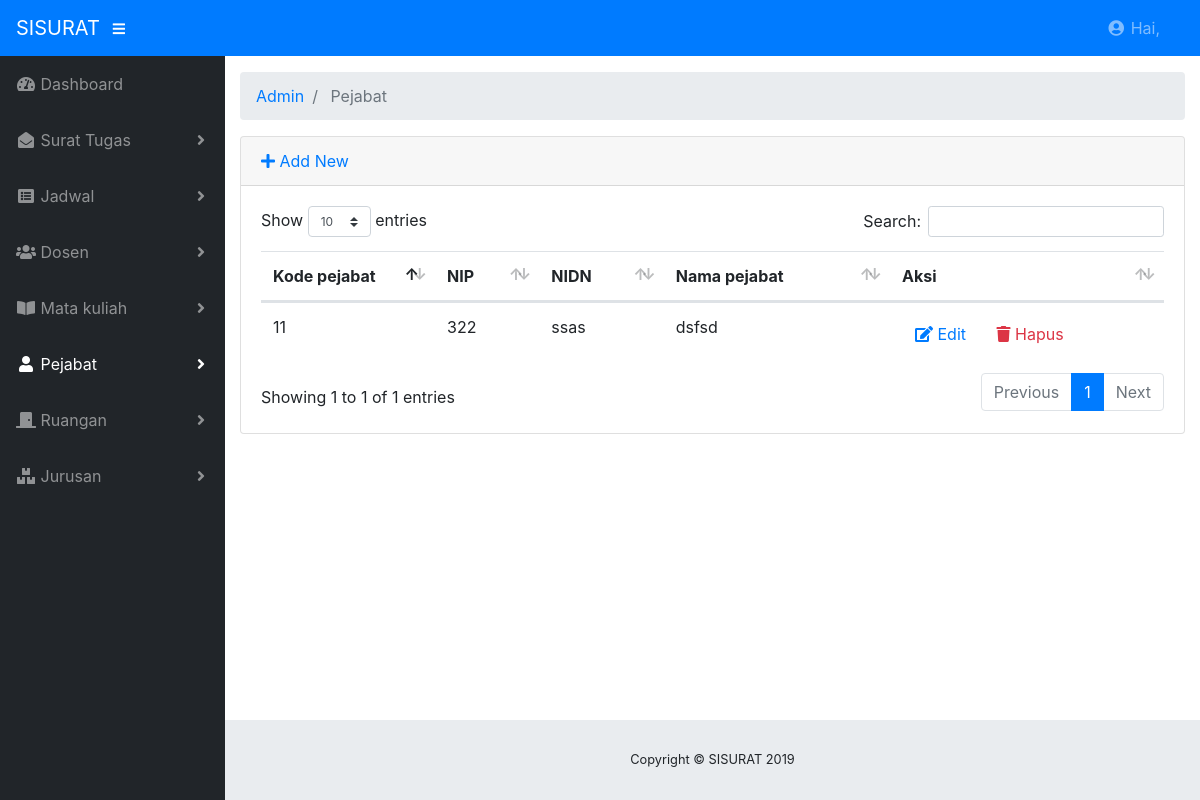
The page /index.php/admin/pejabat on the database as committed earlier.
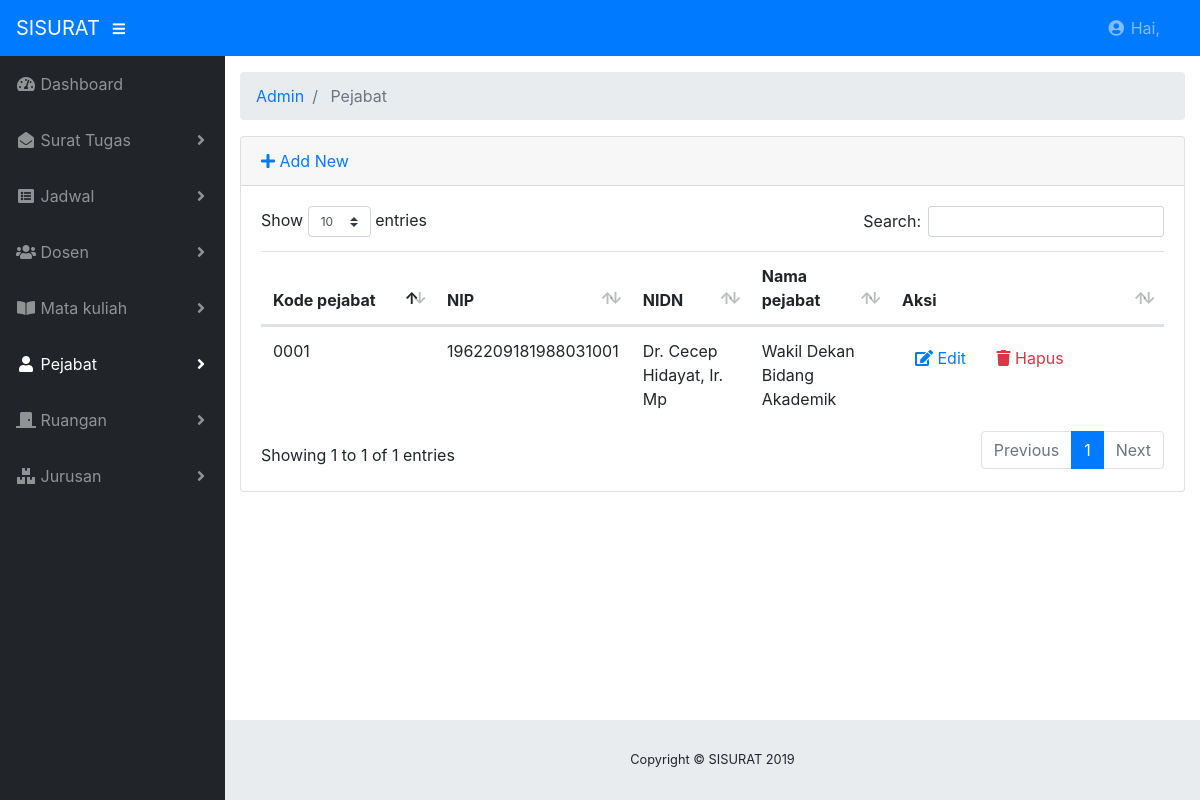
The same page on the database as committed later.
### tables this page shows
CREATE TABLE `pejabat` (
  `kode_pejabat` varchar(100) NOT NULL,
  `nip` bigint(25) NOT NULL,
  `nama` varchar(100) NOT NULL,
  `jabatan` varchar(100) NOT NULL
);

### application/controllers/admin/Pejabat.php (called while the page is built, shortened)
<?php
class Pejabat extends CI_Controller
{
    public function __construct()
    {
        $this->load->model("pejabat_model");
        $this->load->library('form_validation');
    }
    public function index()
    {
        $data["pejabat"] = $this->pejabat_model->getAll();
        $this->load->view("admin/pejabat/list", $data);
    }
}

### index.php (called while the page is built, shortened)
<?php
require_once BASEPATH.'core/CodeIgniter.php';

### application/models/Pejabat_model.php (called while the page is built, shortened)
<?php defined('BASEPATH') OR exit('No direct script access allowed');
class Pejabat_model extends CI_Model
{
    private $_table = "pejabat";
    public function getAll()
    {
        return $this->db->get($this->_table)->result();
    }
}

### application/views/admin/pejabat/list.php (the view, shortened to what this page needs)
<!DOCTYPE html>
<html lang="en">
<head>
	<?php $this->load->view("admin/_partials/head.php") ?>
</head>
<body id="page-top">
	<?php $this->load->view("admin/_partials/navbar.php") ?>
	<div id="wrapper">
		<?php $this->load->view("admin/_partials/sidebar.php") ?>
		<div id="content-wrapper">
			<div class="container-fluid">
				<?php $this->load->view("admin/_partials/breadcrumb.php") ?>
				<div class="card mb-3">
					<div class="card-header">
						<a href="<?php echo site_url('admin/pejabat/add') ?>"><i class="fas fa-plus"></i> Add New</a>
					</div>
					<div class="card-body">
						<div class="table-responsive">
							<table class="table table-hover" id="dataTable" width="100%" cellspacing="0">
								<thead>
									<tr>
										<th>Kode pejabat</th>
										<th>NIP</th>
										<th>NIDN</th>
										<th>Nama pejabat</th>
										<th>Aksi</th>
									</tr>
								</thead>
								<tbody>
									<?php foreach ($pejabat as $pejabat): ?>
									<tr>
										<td width="150">
											<?php echo $pejabat->kode_pejabat ?>
										</td>
										<td>
											<?php echo $pejabat->nip ?>
										</td>
										<td>
											<?php echo $pejabat->nama ?>
										</td>
										<td>
											<?php echo $pejabat->jabatan ?>
										</td>
										<td width="250">
											<a href="<?php echo site_url('admin/pejabat/edit/'.$pejabat->kode_pejabat) ?>"
											 class="btn btn-small"><i class="fas fa-edit"></i> Edit</a>
											<a onclick="deleteConfirm('<?php echo site_url('admin/pejabat/delete/'.$pejabat->kode_pejabat) ?>')"
											 href="#!" class="btn btn-small text-danger"><i class="fas fa-trash"></i> Hapus</a>
										</td>
									</tr>
									<?php endforeach; ?>
								</tbody>
							</table>
						</div>
					</div>
				</div>
			</div>
		</div>
	</div>
</body>
</html>

### application/views/admin/_partials/breadcrumb.php
<ol class="breadcrumb">
<?php foreach ($this->uri->segments as $segment): ?>
	<?php
		$url = substr($this->uri->uri_string, 0, strpos($this->uri->uri_string, $segment)) . $segment;
		$is_active =  $url == $this->uri->uri_string;
	?>
	<li class="breadcrumb-item <?php echo $is_active ? 'active': '' ?>">
		<?php if($is_active): ?>
			<?php echo ucfirst($segment) ?>
		<?php else: ?>
			<a href="<?php echo site_url($url) ?>"><?php echo ucfirst($segment) ?></a>
		<?php endif; ?>
	</li>
<?php endforeach; ?>
</ol>

Rows that differ between the two databases and show on the page:
removed pejabat: kode_pejabat "11", nip "322", nama "ssas", jabatan "dsfsd"
added pejabat: kode_pejabat "0001", nip "1962209181988031001", nama "Dr. Cecep Hidayat, Ir. Mp", jabatan "Wakil Dekan Bidang Akademik"
